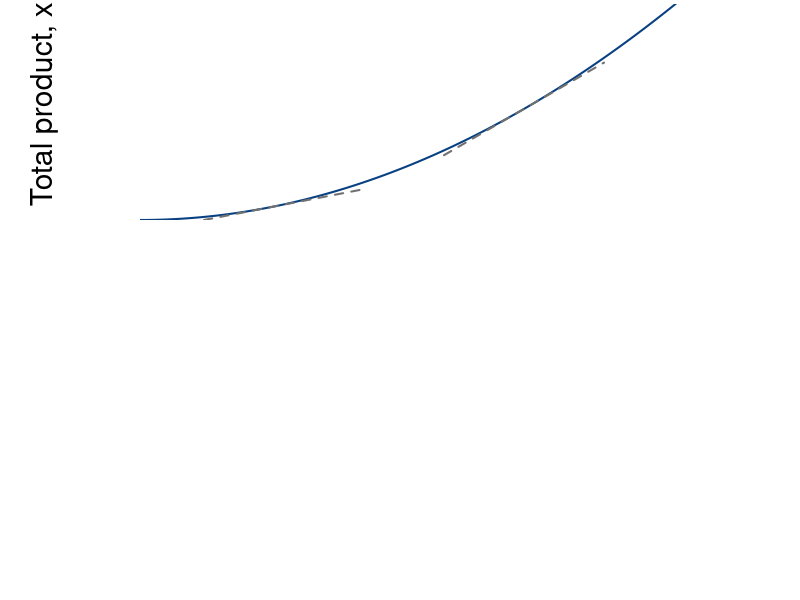

This figure's R source: (Note: this script raises an error after producing the figure.)
require(shape)
pdf(file = "specprodexch/production_irs_stacked.pdf", width = 9, height = 12)

#Set parameters for graphics
axislabelsize <- 1.8
labelsize <- 1.5
namesize <- 1.8
annotatesize <- 1.5
graphlinewidth <- 2
segmentlinewidth <- 1.5

COL <- c("#7fc97f", "#beaed4", "#fdc086", "#ffff99", "#386cb0", "#f0027f", "#bf5b17", "#666666")
COLA <- c("#99d8c9","#66c2a4","#41ae76", "#238b45", "#005824")
COLB <- c("#4eb3d3", "#2b8cbe", "#0868ac","#084081")
Grays <- gray.colors(25, start =1, end = 0)


#Edited the margins to cater for the larger LHS labels
par(mar =  c(4, 7, 0.2, 1), mfrow = c(2, 1))


prodFn <- function(l, alpha = 2, k = 0.02) {
  k*l^alpha
}

MprodFn <- function(l, alpha = 2, k = 0.02) {
  k*alpha*l^(alpha - 1)
}

AprodFn <- function(l, alpha = 2, k = 0.02) {
  k*l^(alpha - 1)
}

Mpline <- function(l, constant = 0.3181472, slope = 0.125){
  constant + slope*l
}

xlims <- c(0, 10)
ylims <- c(0, 1.4)

npts <- 501 
x <- seq(xlims[1], xlims[2], length.out = npts)
y <- seq(ylims[1], ylims[2], length.out = npts) 
a <- c(13, 15, 17)

plot(0, 0, xlim = xlims, ylim = ylims, type = "n",
     xlab = expression(paste("")),
     ylab = expression(paste("")), 
     xaxt = "n", 
     yaxt = "n", 
     cex.lab = axislabelsize, 
     bty = "n",
     xaxs="i", 
     yaxs="i")

# ticksy <- seq(from = 0, to = ylims[2], by = 0.25)
# ylabels <- seq(from = 0, to = ylims[2], by = 0.25)
# ticksx <- seq(from = 0, to = xlims[2], by = 1)
# xlabels <- seq(from = 0, to = xlims[2], by = 1)

npts <- 500 
xx1 <- seq(xlims[1], xlims[2], length.out = npts)

xx3 <- seq(1, 3.5, length.out = npts)
xx4 <- seq(4.75, 7.25, length.out = npts)

lines(xx1, prodFn(xx1, alpha = 2, k = 0.02), col = COLB[4], lwd = graphlinewidth)
#lines(xx1, MprodFn(xx1, alpha = 2, k = 0.02), col = COLA[1], lwd = graphlinewidth)
#lines(xx1, AprodFn(xx1, alpha = 2, k = 0.02), col = COLA[2], lwd = graphlinewidth)
lines(xx3, Mpline(xx3, constant = prodFn(l = 2, k = 0.02, alpha = 2) - 2*MprodFn(l = 2, k = 0.02, alpha = 2), slope = MprodFn(l = 2, k = 0.02, alpha = 2)), col = Grays[21], lty = 2, lwd = graphlinewidth)
lines(xx4, Mpline(xx4, constant = prodFn(l = 6, k = 0.02, alpha = 2) - 6*MprodFn(l = 6, k = 0.02, alpha = 2), slope = MprodFn(l = 6, k = 0.02)), col = Grays[21], lty = 2, lwd = graphlinewidth)

#Axis Labels
#mtext(expression(paste("Hours of labor, ", l)), side = 1, line = 2.5, cex = axislabelsize)
text(-1.5, 0.75, expression(paste("Total product, ", x)), xpd = TRUE, cex = axislabelsize, srt = 90) 

segments(0, prodFn(l = 6, k = 0.02, alpha = 2), 6, prodFn(l = 6, k = 0.02, alpha = 2), lty = 2, col = grays[20] , lwd = segmentlinewidth)
segments(6, -1, 6, prodFn(l = 6, k = 0.02, alpha = 2), lty = 2, col = grays[20] , lwd = segmentlinewidth, xpd = TRUE)
segments(0, 0, 6, prodFn(l = 6, k = 0.02, alpha = 2), lty = 2, col = COLB[4] , lwd = segmentlinewidth)
points(6, prodFn(l = 6, k = 0.02), pch = 16, col = "black", cex = 1.5)

segments(0, prodFn(l = 2, k = 0.02, alpha = 2), 2, prodFn(l = 2, k = 0.02, alpha = 2), lty = 2, col = grays[20] , lwd = segmentlinewidth)
segments(2, -1, 2, prodFn(l = 2, k = 0.02, alpha = 2), lty = 2, col = grays[20] , lwd = segmentlinewidth, xpd = TRUE)
segments(0, 0, 2, prodFn(l = 2, k = 0.02, alpha = 2), lty = 2, col = COLB[4] , lwd = segmentlinewidth)
points(2, prodFn(l = 2, k = 0.02, alpha = 2), pch = 16, col = "black", cex = 1.5)

segments(0, prodFn(l = 4, k = 0.02, alpha = 2), 4, prodFn(l = 4, k = 0.02, alpha = 2), lty = 2, col = grays[20] , lwd = segmentlinewidth)
segments(4, -1, 4, prodFn(l = 4, k = 0.02, alpha = 2), lty = 2, col = grays[20] , lwd = segmentlinewidth, xpd = TRUE)
segments(0, 0, 4, prodFn(l = 4, k = 0.02, alpha = 2), lty = 2, col = COLB[4] , lwd = segmentlinewidth)
points(4, prodFn(l = 4, k = 0.02, alpha = 2), pch = 16, col = "black", cex = 1.5)

ticksy <- c(0, prodFn(l = 2, k = 0.02, alpha = 2), prodFn(l = 4, k = 0.02, alpha = 2), prodFn(l = 6, k = 0.02, alpha = 2), ylims[2])
ylabels <- c(NA, expression(paste(0.08)), prodFn(l = 4, k = 0.02, alpha = 2), expression(paste(0.72)), NA)
ticksx <- c(0, 2, 4, 6, xlims[2])
xlabels <- c(NA, 2, 4, 6, NA)

axis(1, at = ticksx, pos = 0, labels = xlabels, cex.axis = labelsize)
axis(2, at = ticksy, pos = 0, labels = ylabels, las = 1, cex.axis = labelsize)


#Label total product
text(6.2, 1.1, expression(paste("Total product")), cex = annotatesize)
text(6.2, 1, expression(x == frac(1,50)*(l)^2), cex = annotatesize)

#Marginal Product
text(7, 0.12, expression(paste("Slope of tangent line")), cex = labelsize)
text(7, 0.05, expression(paste("equals Marginal product")), cex = labelsize)
Arrows(4.7, 0.075, 2.3, 0.075, col = "black", lty = 1, lwd = 2, arr.type = "triangle", arr.lwd = 0.5)
Arrows(6, 0.16, 6, 0.67, col = "black", lty = 1, lwd = 2, arr.type = "triangle", arr.lwd = 0.5)

#Average Product
text(2, prodFn(l = 6, k = 0.02, alpha = 2) - 0.08, expression(paste("Slope of ray from origin")), cex = labelsize)
text(2, prodFn(l = 6, k = 0.02, alpha = 2) - 0.15, expression(paste("equals Average product")), cex = labelsize)
Arrows(1.5, prodFn(l = 6, k = 0.02, alpha = 2) - 0.175, 1.5, prodFn(l = 2, k = 0.02, alpha = 2) + 0.01 , col = "black", lty = 1, lwd = 2, arr.type = "triangle", arr.lwd = 0.5)
Arrows(4, prodFn(l = 6, k = 0.02, alpha = 2) - 0.125, 4.75, prodFn(l = 6, k = 0.02, alpha = 2) - 0.125, col = "black", lty = 1, lwd = 2, arr.type = "triangle", arr.lwd = 0.5)

prodFn <- function(l, alpha = 2, k = 0.02) {
  k*l^alpha
}

MprodFn <- function(l, alpha = 2, k = 0.02) {
  k*alpha*l^(alpha - 1)
}

AprodFn <- function(l, alpha = 2, k = 0.02) {
  k*l^(alpha - 1)
}

Mpline <- function(l, constant = 0.3181472, slope = 0.125){
  constant + slope*l
}

xlims <- c(0, 10)
ylims <- c(0, 0.4)

npts <- 501 
x <- seq(xlims[1], xlims[2], length.out = npts)
y <- seq(ylims[1], ylims[2], length.out = npts) 
a <- c(13, 15, 17)

plot(0, 0, xlim = xlims, ylim = ylims, type = "n",
     xlab = expression(paste("")),
     ylab = expression(paste("")), 
     xaxt = "n", 
     yaxt = "n", 
     bty = "n",
     xaxs = "i", 
     yaxs = "i")


ticksy <- c(0, 
            AprodFn(l = 2, k = 0.02, alpha = 2), MprodFn(l = 2, k = 0.02, alpha = 2), 
            AprodFn(l = 4, k = 0.02, alpha = 2), MprodFn(l = 4, k = 0.02, alpha = 2), 
            AprodFn(l = 6, k = 0.02, alpha = 2), MprodFn(l = 6, k = 0.02, alpha = 2), 
            ylims[2])
ylabels <- c(NA, 
             AprodFn(l = 2, k = 0.02, alpha = 2), MprodFn(l = 2, k = 0.02, alpha = 2), 
             AprodFn(l = 4, k = 0.02, alpha = 2), MprodFn(l = 4, k = 0.02, alpha = 2), 
             AprodFn(l = 6, k = 0.02, alpha = 2), MprodFn(l = 6, k = 0.02, alpha = 2), 
             NA)
ticksx <- c(0, 2, 4, 6, xlims[2])
xlabels <- c(NA, 2, 4, 6, NA)

axis(1, at = ticksx, pos = 0, labels = xlabels, cex.axis = labelsize)
axis(2, at = ticksy, pos = 0, labels = ylabels, las = 1, cex.axis = labelsize)

npts <- 500 
xx1 <- seq(xlims[1], xlims[2], length.out = npts)

xx3 <- seq(1, 3, length.out = npts)
xx4 <- seq(5, 7, length.out = npts)

lines(xx1, MprodFn(xx1, alpha = 2, k = 0.02), col = COLA[3], lwd = graphlinewidth)
lines(xx1, AprodFn(xx1, alpha = 2, k = 0.02), col = COLA[4], lwd = graphlinewidth)

#Axis Labels
mtext(expression(paste("Hours of labor, ", l)), side = 1, line = 2.5, cex = axislabelsize)
text(-1.5, 0.5*ylims[2], expression(paste("Average and marginal product, ", list(ap,mp) )), xpd = TRUE, cex = axislabelsize, srt = 90) 

#Margin
segments(6, 0, 6, ylims[2], lty = 2, col = grays[20] , lwd = segmentlinewidth)
segments(0, MprodFn(l = 6, k = 0.02), 6, MprodFn(l = 6, k = 0.02), lty = 2, col = grays[20] , lwd = segmentlinewidth)
segments(0, AprodFn(l = 6, k = 0.02), 6, AprodFn(l = 6, k = 0.02), lty = 2, col = grays[20] , lwd = segmentlinewidth)
points(6, MprodFn(l = 6, k = 0.02), pch = 16, col = "black", cex = 1.2)
points(6, AprodFn(l = 6, k = 0.02), pch = 16, col = "black", cex = 1.2)

segments(2, 0, 2, ylims[2], lty = 2, col = grays[20] , lwd = segmentlinewidth)
segments(0, MprodFn(l = 2, k = 0.02), 2, MprodFn(l = 2, k = 0.02), lty = 2, col = grays[20] , lwd = segmentlinewidth)
segments(0, AprodFn(l = 2, k = 0.02), 2, AprodFn(l = 2, k = 0.02), lty = 2, col = grays[20] , lwd = segmentlinewidth)
points(2, MprodFn(l = 2, k = 0.02), pch = 16, col = "black", cex = 1.2)
points(2, AprodFn(l = 2, k = 0.02), pch = 16, col = "black", cex = 1.2)

segments(4, 0, 4, 1, lty = 2, col = grays[20] , lwd = segmentlinewidth, xpd = TRUE)
segments(0, MprodFn(l = 4, k = 0.02), 4, MprodFn(l = 4, k = 0.02), lty = 2, col = grays[20] , lwd = segmentlinewidth)
segments(0, AprodFn(l = 4, k = 0.02), 4, AprodFn(l = 4, k = 0.02), lty = 2, col = grays[20] , lwd = segmentlinewidth)
points(4, MprodFn(l = 4, k = 0.02), pch = 16, col = "black", cex = 1.2)
points(4, AprodFn(l = 4, k = 0.02), pch = 16, col = "black", cex = 1.2)


text(6.2, 1.1, expression(paste("Total product")))
text(6.2, 1, expression(x == frac(1,50)*(l)^2))


#Marginal Product
#text(6, 0.1, expression(paste("Slope of tangent line")))
text(7.5, MprodFn(l = 7.5, k = 0.02, alpha = 2) + 0.08, expression(paste("Marginal product")), cex = labelsize, xpd = TRUE)
text(7.5, MprodFn(l = 7.5, k = 0.02, alpha = 2) + 0.05, expression(paste(mp(l) == frac(1,25)*(l) )), cex = labelsize)

#Average Product
text(7.5, AprodFn(l = 7.5, k = 0.02, alpha = 2) - 0.035, expression(paste("Average product")), cex = labelsize)
text(7.5, AprodFn(l = 7.5, k = 0.02, alpha = 2) - 0.065, expression(paste(ap(l) == frac(1,50)*(l) )), cex = labelsize)




dev.off()
